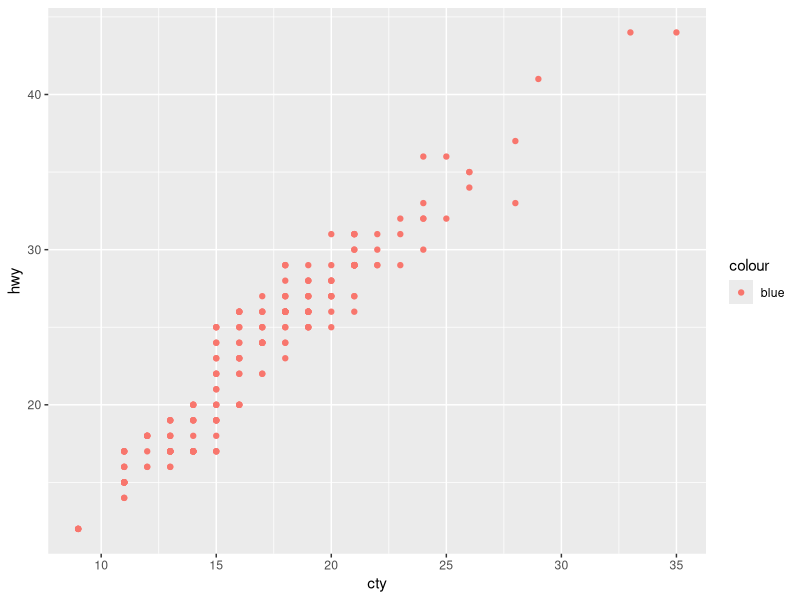
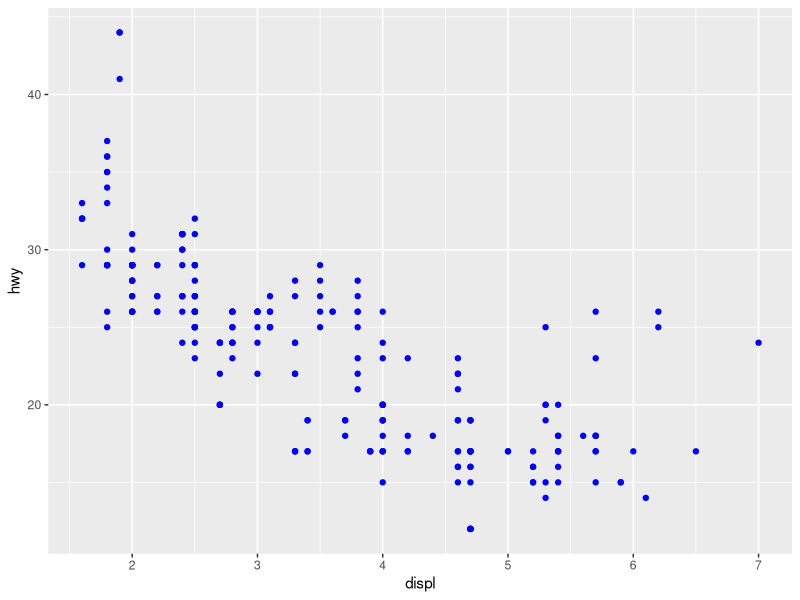
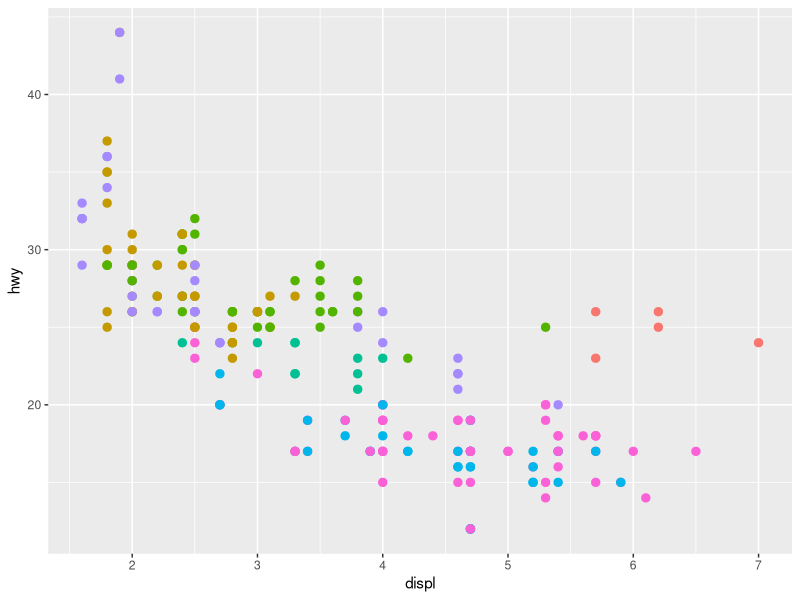
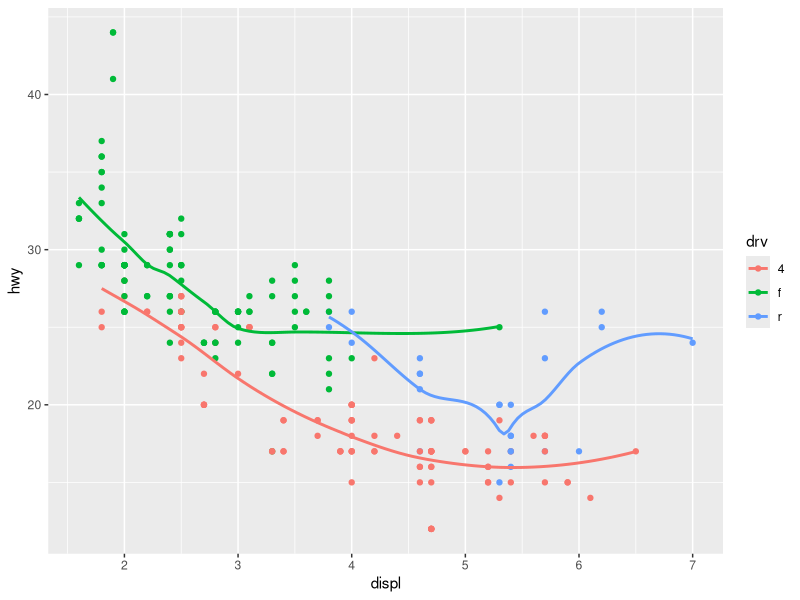

These charts were generated, in order, by the following R code: (Note: this script raises an error after producing the figures.)
## ---- chunk 1
knitr::opts_chunk$set(echo = TRUE, error = TRUE)
## ---- chunk 2
library("ggplot2")
library("magrittr") #so I can do some piping
## ---- chunk 3
data(mpg) #this is a dataset from the ggplot2 package

mpg %>% 
  ggplot(mapping = aes(x = cty, y = hwy, color = "blue")) + 
  geom_point()

## ---- chunk 4
ggplot(data = mpg) + 
  geom_point(mapping = aes(x = displ, y = hwy), color = "blue")

## ---- chunk 5
mpg %>% 
ggplot() + 
  geom_point(mapping = aes(x = displ, y = hwy, color = class), alpha = 1, size = 2.5) +
  theme(legend.direction = "horizontal") + 
  theme(legend.position = c(5, 40)) +
  theme(legend.title = element_blank())

## ---- chunk 6
mpg %>% 
ggplot(mapping = aes(x = displ, y = hwy, color = drv)) + 
  geom_point() + 
  geom_smooth(se = F) #se = F makes it so it won't show the error in the line of fit
## ---- chunk 7
ggplot(data = mpg, mapping = aes(x = manufacturer, y = cty, color = manufacturer, fill = manufacturer)) + 
  geom_boxplot() + 
  theme(legend.position = "none") +
  theme(axis.text.x = element_text(angle = 45)) +
  theme(axis.)
